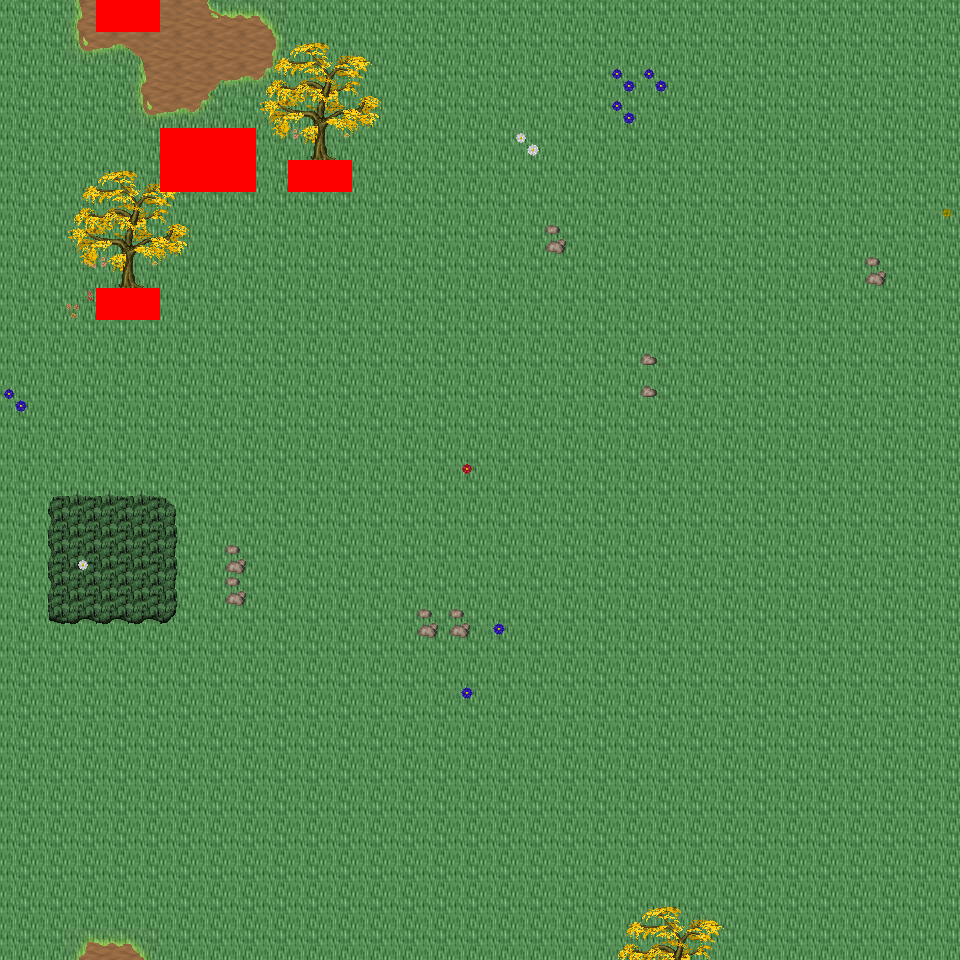

Below is a game level as drawn by its tile map, then a one-line description and the .tmx that defines it (tile-layer data replaced by summaries):
An orthogonal 30x30 tile map with 32x32 px tiles, 6 tile layers (Ground, Object, Object2, Above, ...), 20 tilesets and 5 objects (5x mapExit).

<map version="1.0" orientation="orthogonal" renderorder="right-down" width="30" height="30" tilewidth="32" tileheight="32" nextobjectid="6">
  <tileset firstgid="1" name="tileset_logic_collision" tilewidth="32" tileheight="32" tilecount="1" columns="1">
    <image source="../drawable/tileset_logic_collision.png" width="32" height="32" />
  </tileset>
  <tileset firstgid="2" name="tileset_ground_ground" tilewidth="32" tileheight="32" tilecount="33" columns="3">
    <image source="../drawable/tileset_ground_ground.png" width="96" height="352" />
  </tileset>
  <tileset firstgid="35" name="tileset_ground_rock_pebbles" tilewidth="32" tileheight="32" tilecount="3" columns="1">
    <image source="../drawable/tileset_ground_rock_pebbles.png" width="32" height="96" />
  </tileset>
  <tileset firstgid="38" name="tileset_ground_grass_corners" tilewidth="32" tileheight="32" tilecount="24" columns="6">
    <image source="../drawable/tileset_ground_grass_corners.png" width="192" height="128" />
  </tileset>
  <tileset firstgid="62" name="tileset_ground_grass_edges" tilewidth="32" tileheight="32" tilecount="36" columns="12">
    <image source="../drawable/tileset_ground_grass_edges.png" width="384" height="96" />
  </tileset>
  <tileset firstgid="98" name="tileset_ground_grass_2" tilewidth="32" tileheight="32" tilecount="21" columns="3">
    <image source="../drawable/tileset_ground_grass_2.png" width="96" height="224" />
  </tileset>
  <tileset firstgid="119" name="tileset_plant_leaves" tilewidth="32" tileheight="32" tilecount="8" columns="4">
    <image source="../drawable/tileset_plant_leaves.png" width="128" height="64" />
  </tileset>
  <tileset firstgid="127" name="tileset_plant_tree_tree_darkgreen" tilewidth="32" tileheight="32" tilecount="88" columns="8">
    <image source="../drawable/tileset_plant_tree_tree_darkgreen.png" width="256" height="352" />
  </tileset>
  <tileset firstgid="215" name="tileset_plant_tree_fall_trees" tilewidth="32" tileheight="32" tilecount="40" columns="8">
    <image source="../drawable/tileset_plant_tree_fall_trees.png" width="256" height="160" />
  </tileset>
  <tileset firstgid="255" name="tileset_plant_tree_pine_tree" tilewidth="32" tileheight="32" tilecount="20" columns="4">
    <image source="../drawable/tileset_plant_tree_pine_tree.png" width="128" height="160" />
  </tileset>
  <tileset firstgid="275" name="tileset_plant_stump_hollow_logs" tilewidth="32" tileheight="32" tilecount="6" columns="3">
    <image source="../drawable/tileset_plant_stump_hollow_logs.png" width="96" height="64" />
  </tileset>
  <tileset firstgid="281" name="tileset_plant_stump_small_stump" tilewidth="32" tileheight="32" tilecount="4" columns="2">
    <image source="../drawable/tileset_plant_stump_small_stump.png" width="64" height="64" />
  </tileset>
  <tileset firstgid="285" name="tileset_plant_stump_stump_purple" tilewidth="32" tileheight="32" tilecount="4" columns="2">
    <image source="../drawable/tileset_plant_stump_stump_purple.png" width="64" height="64" />
  </tileset>
  <tileset firstgid="289" name="tileset_plant_flower_daisy_blue" tilewidth="32" tileheight="32" tilecount="8" columns="2">
    <image source="../drawable/tileset_plant_flower_daisy_blue.png" width="64" height="128" />
  </tileset>
  <tileset firstgid="297" name="tileset_plant_flower_daisy_red" tilewidth="32" tileheight="32" tilecount="8" columns="2">
    <image source="../drawable/tileset_plant_flower_daisy_red.png" width="64" height="128" />
  </tileset>
  <tileset firstgid="305" name="tileset_plant_flower_daisy_white" tilewidth="32" tileheight="32" tilecount="8" columns="2">
    <image source="../drawable/tileset_plant_flower_daisy_white.png" width="64" height="128" />
  </tileset>
  <tileset firstgid="313" name="tileset_plant_flower_daisy_yellow" tilewidth="32" tileheight="32" tilecount="8" columns="2">
    <image source="../drawable/tileset_plant_flower_daisy_yellow.png" width="64" height="128" />
  </tileset>
  <tileset firstgid="321" name="tileset_logic_creature_animal" tilewidth="32" tileheight="32" tilecount="32" columns="8">
    <image source="../drawable/tileset_logic_creature_animal.png" width="256" height="128" />
  </tileset>
  <tileset firstgid="353" name="tileset_logic_creature_reptile" tilewidth="32" tileheight="32" tilecount="7" columns="7">
    <image source="../drawable/tileset_logic_creature_reptile.png" width="224" height="32" />
  </tileset>
  <tileset firstgid="360" name="tileset_logic_creature_fowl" tilewidth="32" tileheight="32" tilecount="6" columns="6">
    <image source="../drawable/tileset_logic_creature_fowl.png" width="192" height="32" />
  </tileset>
  <layer name="Ground" width="30" height="30">
    <data>[900 cells, 900 non-empty, 3 distinct tile ids]</data>
  </layer>
  <layer name="Object" width="30" height="30">
    <data>[900 cells, 64 non-empty, 35 distinct tile ids]</data>
  </layer>
  <layer name="Object2" width="30" height="30">
    <data>[900 cells, 12 non-empty, 6 distinct tile ids]</data>
  </layer>
  <layer name="Above" width="30" height="30">
    <data>[900 cells, 40 non-empty, 16 distinct tile ids]</data>
  </layer>
  <layer name="Above2" width="30" height="30">
    <data>[900 cells, 0 non-empty, 0 distinct tile ids]</data>
  </layer>
  <layer name="Walkable" width="30" height="30">
    <data>[900 cells, 12 non-empty, 1 distinct tile ids]</data>
  </layer>
  <objectgroup name="MapEvents">
    <object id="1" name="north" type="mapExit" x="0" y="0" width="96" height="32">
      <properties>
        <property name="map" value="level_0_x35_y26" />
        <property name="x" value="0" />
        <property name="y" value="28" />
      </properties>
    </object>
    <object id="2" name="north2" type="mapExit" x="160" y="0" width="800" height="32">
      <properties>
        <property name="map" value="level_0_x35_y26" />
        <property name="x" value="5" />
        <property name="y" value="28" />
      </properties>
    </object>
    <object id="3" name="south" type="mapExit" x="0" y="928" width="960" height="32">
      <properties>
        <property name="map" value="level_0_x35_y28" />
        <property name="x" value="0" />
        <property name="y" value="1" />
      </properties>
    </object>
    <object id="4" name="west" type="mapExit" x="0" y="0" width="32" height="960">
      <properties>
        <property name="map" value="level_0_x34_y27" />
        <property name="x" value="28" />
        <property name="y" value="0" />
      </properties>
    </object>
    <object id="5" name="east" type="mapExit" x="928" y="0" width="32" height="960">
      <properties>
        <property name="map" value="level_0_x36_y27" />
        <property name="x" value="1" />
        <property name="y" value="0" />
      </properties>
    </object>
  </objectgroup>
</map>
